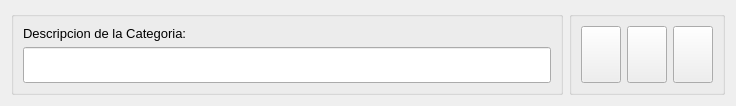
<?xml version="1.0" encoding="UTF-8"?>
<ui version="4.0">
 <class>Form</class>
 <widget class="QWidget" name="Form">
  <property name="geometry">
   <rect>
    <x>0</x>
    <y>0</y>
    <width>736</width>
    <height>95</height>
   </rect>
  </property>
  <property name="windowTitle">
   <string>Form</string>
  </property>
  <layout class="QGridLayout" name="gridLayout_5" columnstretch="10,0">
   <item row="0" column="0">
    <widget class="QGroupBox" name="groupBox_2">
     <property name="title">
      <string/>
     </property>
     <layout class="QGridLayout" name="gridLayout_2">
      <item row="0" column="0">
       <widget class="QLabel" name="label_2">
        <property name="font">
         <font>
          <pointsize>10</pointsize>
          <weight>50</weight>
          <bold>false</bold>
         </font>
        </property>
        <property name="text">
         <string>Descripcion de la Categoria:</string>
        </property>
       </widget>
      </item>
      <item row="1" column="0">
       <widget class="QLineEdit" name="lineEdit_3">
        <property name="enabled">
         <bool>true</bool>
        </property>
        <property name="sizePolicy">
         <sizepolicy hsizetype="Expanding" vsizetype="Fixed">
          <horstretch>0</horstretch>
          <verstretch>0</verstretch>
         </sizepolicy>
        </property>
        <property name="font">
         <font>
          <pointsize>18</pointsize>
         </font>
        </property>
       </widget>
      </item>
     </layout>
    </widget>
   </item>
   <item row="0" column="1">
    <widget class="QGroupBox" name="groupBox_4">
     <property name="sizePolicy">
      <sizepolicy hsizetype="Preferred" vsizetype="Expanding">
       <horstretch>0</horstretch>
       <verstretch>0</verstretch>
      </sizepolicy>
     </property>
     <property name="title">
      <string/>
     </property>
     <layout class="QGridLayout" name="gridLayout_4">
      <item row="0" column="0">
       <widget class="QPushButton" name="pushButton_3">
        <property name="sizePolicy">
         <sizepolicy hsizetype="Minimum" vsizetype="Expanding">
          <horstretch>0</horstretch>
          <verstretch>0</verstretch>
         </sizepolicy>
        </property>
        <property name="text">
         <string/>
        </property>
        <property name="icon">
         <iconset>
          <normaloff>../iconos/modificar.png</normaloff>../iconos/modificar.png</iconset>
        </property>
        <property name="iconSize">
         <size>
          <width>40</width>
          <height>40</height>
         </size>
        </property>
       </widget>
      </item>
      <item row="0" column="1">
       <widget class="QPushButton" name="pushButton_2">
        <property name="sizePolicy">
         <sizepolicy hsizetype="Minimum" vsizetype="Expanding">
          <horstretch>0</horstretch>
          <verstretch>0</verstretch>
         </sizepolicy>
        </property>
        <property name="text">
         <string/>
        </property>
        <property name="icon">
         <iconset>
          <normaloff>../iconos/borrar.png</normaloff>../iconos/borrar.png</iconset>
        </property>
        <property name="iconSize">
         <size>
          <width>40</width>
          <height>40</height>
         </size>
        </property>
       </widget>
      </item>
      <item row="0" column="2">
       <widget class="QPushButton" name="pushButton">
        <property name="sizePolicy">
         <sizepolicy hsizetype="Minimum" vsizetype="Expanding">
          <horstretch>0</horstretch>
          <verstretch>0</verstretch>
         </sizepolicy>
        </property>
        <property name="text">
         <string/>
        </property>
        <property name="icon">
         <iconset>
          <normaloff>../iconos/nuevo.png</normaloff>../iconos/nuevo.png</iconset>
        </property>
        <property name="iconSize">
         <size>
          <width>40</width>
          <height>40</height>
         </size>
        </property>
       </widget>
      </item>
     </layout>
    </widget>
   </item>
  </layout>
 </widget>
 <resources/>
 <connections/>
</ui>
